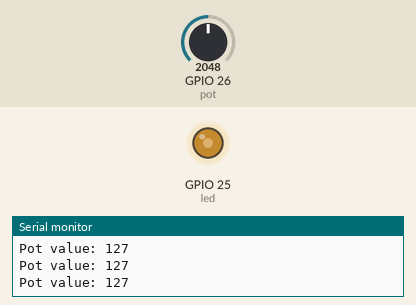
A sketch run on a simulated ESP32. On the bench: output pins drawn as LEDs (lit = HIGH), the last lines printed to the serial monitor. The inputs (shaded band) are chosen by the test bench; at power-on: GPIO 26 (pot) = 2048.

Above: at 1.2 s.
1.3 s: GPIO 26 (pot) set to 2866
At 1.8 s:
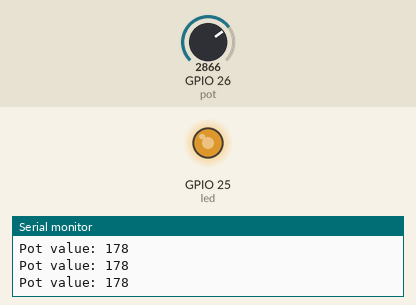
2.8 s: GPIO 26 (pot) set to 3603
At 3.1 s:
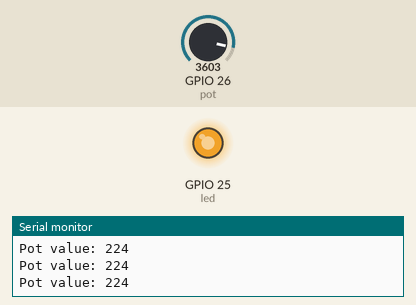
4.3 s: GPIO 26 (pot) set to 491
At 5.5 s:
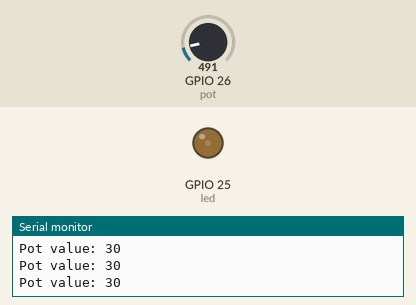
5.8 s: GPIO 26 (pot) set to 0
At 6.5 s:
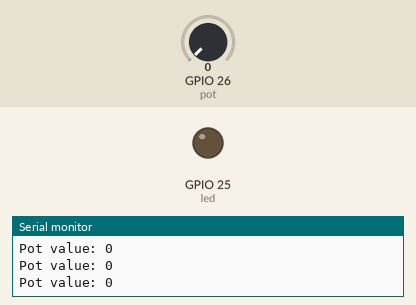
7.3 s: GPIO 26 (pot) set to 2047
At 7.8 s:
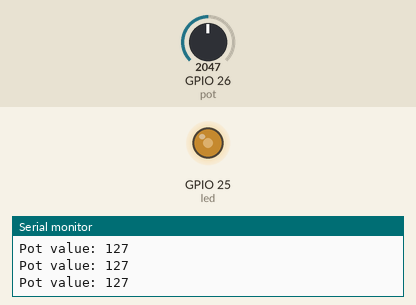
Timing chart, 0 to 9.8 s (numbered marks = the images above; inputs shaded):
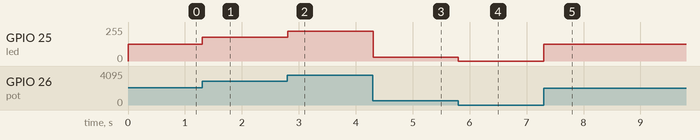

Measured:
- after the input at 1.3 s, GPIO 25 (led): 127/255 → 178/255 at once
- after the input at 2.8 s, GPIO 25 (led): 178/255 → 224/255 at once
- after the input at 4.3 s, GPIO 25 (led): 224/255 → 30/255 at once
- after the input at 5.8 s, GPIO 25 (led): 30/255 → 0/255 at once
- after the input at 7.3 s, GPIO 25 (led): 0/255 → 127/255 at once

The sketch:

esp32_led_potentiometer.ino
```cpp
// ESP32 adjusting the led brightness with a potentiometer

const int led = 25;
int pot = 26;
int pot_value = 0;
int brightness = 0;

void setup()
{
  Serial.begin(115200);
  pinMode(led, OUTPUT);
  pinMode(pot, INPUT);
}

void loop() {

  pot_value = analogRead(pot);
  brightness = map(pot_value, 0, 4095, 0, 255); // ESP32 ADC Range is 0-4095
  Serial.print("Pot value: ");
  Serial.println(brightness);

  analogWrite(led, brightness);
  delay(10);

}
```
